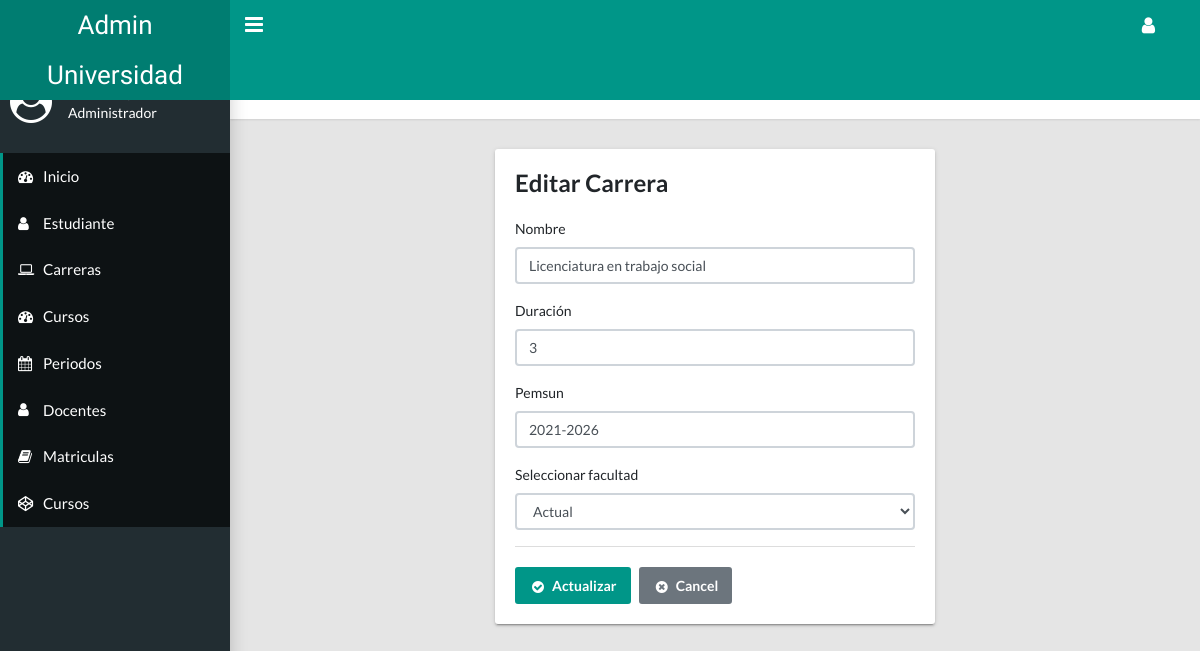
Screenshot of /?option=edit_carrera&id_carrera=3 (signed in) with the database file from the repository.
### tables this page shows
CREATE TABLE `carreras` (
  `id` int(11) NOT NULL,
  `duracion` int(11) NOT NULL,
  `nombre` varchar(50) NOT NULL,
  `pensum` varchar(56) NOT NULL,
  `id_facultad` int(30) NOT NULL
);

### procesos/general_crud.php (called while the page is built, shortened)
<?php
    function get_data($query, $modificador=''){
        $con = get_conexion();
        $result = $con->prepare($query);
        $result->execute();
        if($modificador == ''){
            return $result->fetchAll(PDO::FETCH_ASSOC);
        }else{
            return $result->fetch(PDO::FETCH_ASSOC);
        }
    }
?>

### views/edit_carrera.php (the view, shortened to what this page needs)
<?php
    include_once "./procesos/general_crud.php";
    $id_carrera = $_GET['id_carrera'];
    $query = "SELECT * FROM `carreras` WHERE id=$id_carrera";
    $data = get_data($query,'where');
?>
<main class="app-content">
    <div class="app-title">
        <div>
            <h1><i class="fa fa-laptop"></i>Carreras</h1>
        </div>
        <ul class="app-breadcrumb breadcrumb">
            <li class="breadcrumb-item"><a href="#">Carreras</a></li>
        </ul>
    </div>
    <div class="row">
        <div class="col-md-6 offset-md-3">
            <div class="tile">
                <h3 class="tile-title">Editar Carrera</h3>
                <div class="tile-body">
                    <form method="POST" action="./procesos/carrera_procesos.php">
                        <div class="form-group">
                            <label class="control-label">Nombre</label>
                            <input name="nombre" class="form-control" type="text" value="<?php echo $data['nombre'] ?>" placeholder="Ingresar carrera">
                        </div>
                        <div class="form-group">
                            <label class="control-label">Duración</label>
                            <input name="duracion" class="form-control" min="1" type="number" value="<?php echo $data['duracion'] ?>" placeholder="Ingresar duración">
                        </div>
                        <div class="form-group">
                            <label class="control-label">Pemsun</label>
                            <input name="pensum" value="<?php echo $data['pensum'] ?>" class="form-control" type="text">
                        </div>
                        <div class="form-group">
                            <label for="exampleSelect1">Seleccionar facultad</label>
                            <select name="id_facultad" class="form-control" id="exampleSelect1">
                                <option value="<?php echo $data['id_facultad'] ?>" selected>Actual</option>
                            </select>
                        </div>
                        <div class="tile-footer">
                            <button class="btn btn-primary" name="update_carrera" type="submit"><i class="fa fa-fw fa-lg fa-check-circle"></i>Actualizar</button>&nbsp;&nbsp;&nbsp;<a class="btn btn-secondary" href="?option=carrera"><i class="fa fa-fw fa-lg fa-times-circle"></i>Cancel</a>
                        </div>
                    </form>
                </div>
            </div>
        </div>
    </div>
</main>

### rows the page displays
carreras: nombre "Licenciatura en trabajo social", duracion "3", pensum "2021-2026"
